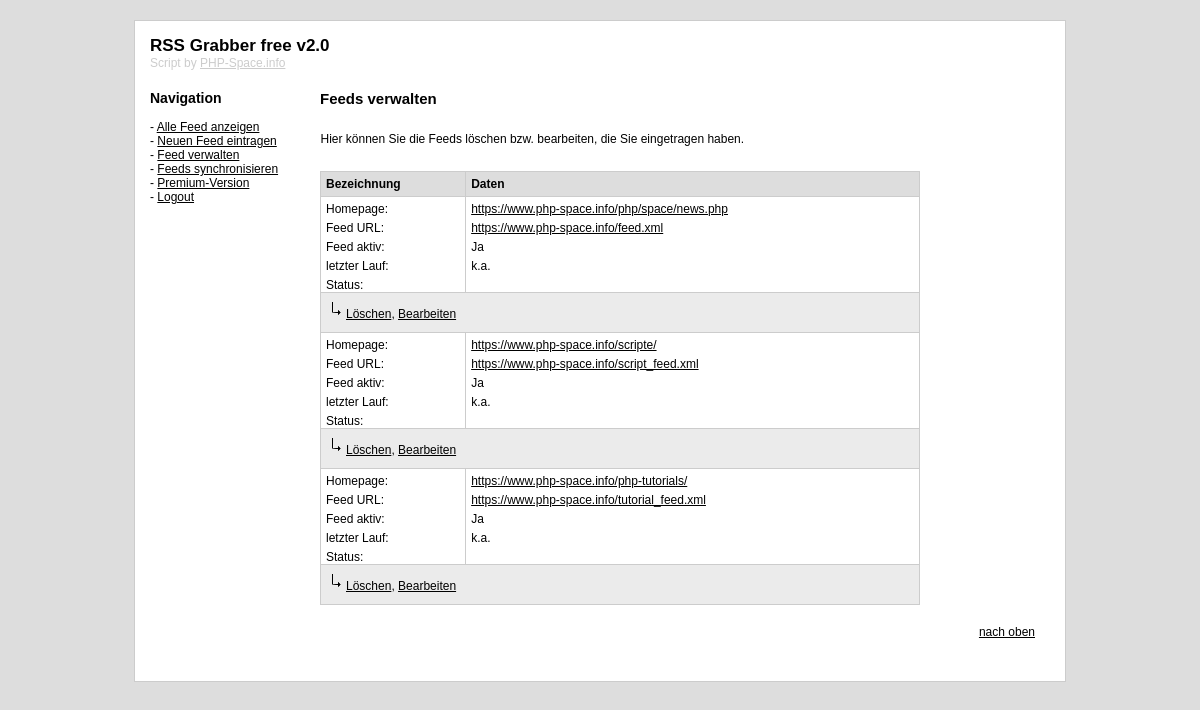
The app's page /feeds_verwalten.php (signed in) with its own data.
### tables this page shows
CREATE TABLE IF NOT EXISTS `feeds` (
  `id` int(11) NOT NULL AUTO_INCREMENT,
  `feed_url` varchar(255) NOT NULL,
  `url` varchar(255) NOT NULL,
  `check` int(2) NOT NULL,
  `last_check` int(20) NOT NULL,
  `last_status` varchar(15) NOT NULL,
  PRIMARY KEY (`id`)
);

### classes/function.php (called while the page is built, shortened)
<?php
if (function_exists("rssg_e") === false) {
    function rssg_e(?string $value): string
    {
        return htmlspecialchars($value ?? '', ENT_QUOTES | ENT_SUBSTITUTE, 'UTF-8');
    }
}
if (function_exists("rssg_safe_url") === false) {
    function rssg_safe_url(?string $url): string
    {
        $url = trim($url ?? '');
        return rssg_e($url);
    }
}

### inc/auth.php (called while the page is built, shortened)
<?php
if (function_exists('rssg_csrf_token') === false) {
    function rssg_csrf_token(): string
    {
        return $_SESSION['rssg_csrf'];
    }
}

### feeds_verwalten.php (the view, shortened to what this page needs)
<?php
require_once(__DIR__ . '/db.php');
require_once(__DIR__ . '/classes/function.php');
require_once(__DIR__ . '/classes/parase.php');
require_once(__DIR__ . '/inc/auth.php');
$csrfToken = rssg_csrf_token();
$medlung='';
$ausgabe='';
$sql_select="SELECT * FROM `feeds`;";
$query = mysqli_query($link, $sql_select) OR die(mysqli_errno($link));
$anz=mysqli_num_rows($query);
if($anz!=0){
	$ausgabe .='<table>';
	$ausgabe .='<caption>Feeds verwalten</caption>';
	$ausgabe .='<thead>';
	$ausgabe .='	<tr>';
	$ausgabe .='   		<td colspan="2" class="einleitung">Hier können Sie die Feeds löschen bzw. bearbeiten, die Sie eingetragen haben.'.(($medlung !== '')?'<p>'.$medlung:'</p>').'</td>';
	$ausgabe .='	</tr>';
	$ausgabe .='	<tr>';
	$ausgabe .='		<th>Bezeichnung</th>';
	$ausgabe .='		<th>Daten</th>';
	$ausgabe .='	</tr>';
	$ausgabe .='</thead>';
	$ausgabe .='<tfoot>';
	$ausgabe .='	<tr>';
	$ausgabe .='   		<td colspan="2"></td>';
	$ausgabe .='	</tr>';
	$ausgabe .='</tfoot>';
	$ausgabe .='<tbody>';
    while($daten = mysqli_fetch_assoc($query)){
		$ausgabe .='<tr>';
		$ausgabe .='	<td class="line_b">Homepage:</td>';
		$ausgabe .='	<td class="line_d"><a href="'.rssg_safe_url((string)$daten['url']).'" target="_blank">'.rssg_e((string)$daten['url']).'</a></td>';
		$ausgabe .='</tr>';
		$ausgabe .='<tr>';
		$ausgabe .='	<td class="line_b">Feed URL:</td>';
		$ausgabe .='	<td class="line_d"><a href="'.rssg_safe_url((string)$daten['feed_url']).'" target="_blank">'.rssg_e((string)$daten['feed_url']).'</a></td>';
		$ausgabe .='</tr>';
		$ausgabe .='<tr>';
		$ausgabe .='	<td class="line_b">Feed aktiv:</td>';
		$ausgabe .='	<td class="line_d">'.(($daten['check']==1)?'Ja':'Nein').'</td>';
		$ausgabe .='</tr>';
		$ausgabe .='<tr>';
		$ausgabe .='	<td class="line_b">letzter Lauf:</td>';
		$ausgabe .='	<td class="line_d">'.(($daten['last_check']=='0')?'k.a.':date("d.m.Y \\u\\m H:i:s", ((int)$daten['last_check']-3600)).' Uhr').'</td>';
		$ausgabe .='</tr>';
		$ausgabe .='<tr>';
		$ausgabe .='	<td class="line_b">Status:</td>';
		$ausgabe .='	<td class="line_d">'.rssg_e(ucfirst((string)$daten['last_status'])).'</td>';
		$ausgabe .='</tr>';
		$ausgabe .='<tr>';
			$ausgabe .='	<td class="line" colspan="2"><img src="img/pfeil.jpg"><a href="'.rssg_e((string)($_SERVER['PHP_SELF'] ?? '')).'?delete=1&id='.(int)$daten['id'].'&csrf='.rssg_e($csrfToken).'">Löschen</a>, <a href="feed_bearbeiten.php?id='.(int)$daten['id'].'">Bearbeiten</a></td>';
			$ausgabe .='</tr>';
    }
    $ausgabe .='</table>';
}

### classes/parase.php (shortened to what this page needs)
<?php
class PARSE
{
    public $ausgabe = '';
    public function TEMPLATE(array $lang, string $file): bool
    {
        $to_parse = file_get_contents($file);
        preg_match_all("/{([0-9A-Z_]*)}/", $to_parse, $parse_vars);
        $stop = count($parse_vars[0]);
        for ($x = 0; $x < $stop; $x++) {
            $lang_ident = strtolower($parse_vars[1][$x]);
            $to_parse = str_replace($parse_vars[0][$x], $lang[$lang_ident], $to_parse);
        }
        $this->ausgabe = $to_parse;
        return true;
    }
    public function TEMPLATE_RETURN(): string
    {
        return $this->ausgabe;
    }
    public function TEMPLATE_AUSGABE(): bool
    {
        echo($this->TEMPLATE_RETURN());
        return true;
    }
}

### css/styles.css (style rules this page uses)
body { font-size: 12px; color:#000; font-family: Verdana, Arial, Helvetica, sans-serif; margin: 20px; text-align: center; background-color: #DDDDDD; }
a:link { color: #000000; }
.inhalt { float: left; width: 600px; }
.menue { float: left; width: 150px; height: 300px; margin-right: 20px; }
p.zurueck { padding:15px; text-align:right; clear:left; }
.layout { width: 900px; margin: 0px auto; padding: 15px; text-align: left; border: 1px solid #ccc; background-color: #fff; }
h1 { font-size: 17px; padding: 0px; margin: 0px; }
table { font-size: 12px; color:#000; font-family: Verdana, Arial, Helvetica, sans-serif; padding: 0px; margin: 0px; width: 100%; border-collapse : collapse; }
caption { font-size: 15px; color:#000; font-family: Verdana, Arial, Helvetica, sans-serif; text-align: left; font-weight: bold; }
.einleitung { padding: 25px 0 25px 0; }
th { border: 1px solid #ccc; text-align: left; background-color:#DDDDDD; padding: 5px; }
td { padding: 5px 5px 0 5px; }
.line { background-color:#EBEBEB; line-height: 25px; height: 25px; vertical-align: middle; padding-bottom: 5px; border: 1px solid #ccc; }
.line_d { border-left: 1px solid #ccc; border-right: 1px solid #ccc; }
.line_b { border-left: 1px solid #ccc; }
tfoot td { border-top: 1px solid #ccc; }
.cb, .cb > a { font-size:12px; color: #ccc; padding: 0 0 0 0px; margin: 0 0 20px 0; }
.nav { font-size:14px; padding:0; margin: 0 0 0 0; font-weight:bold; }

### records on screen
feeds: url "https://www.php-space.info/php/space/news.php", feed_url "https://www.php-space.info/feed.xml", check "Ja", last_check "k.a."
feeds: url "https://www.php-space.info/scripte/", feed_url "https://www.php-space.info/script_feed.xml", check "Ja", last_check "k.a."
feeds: url "https://www.php-space.info/php-tutorials/", feed_url "https://www.php-space.info/tutorial_feed.xml", check "Ja", last_check "k.a."

### other values on screen
$this->TEMPLATE_RETURN() "RSS Grabber free v2.0 Script by PHP-Space.info Navigation - Alle Feed anzeigen - Neuen Feed eintragen - Feed verwalten - Feeds synchronisieren - Premium-Version - Logout nach oben"
